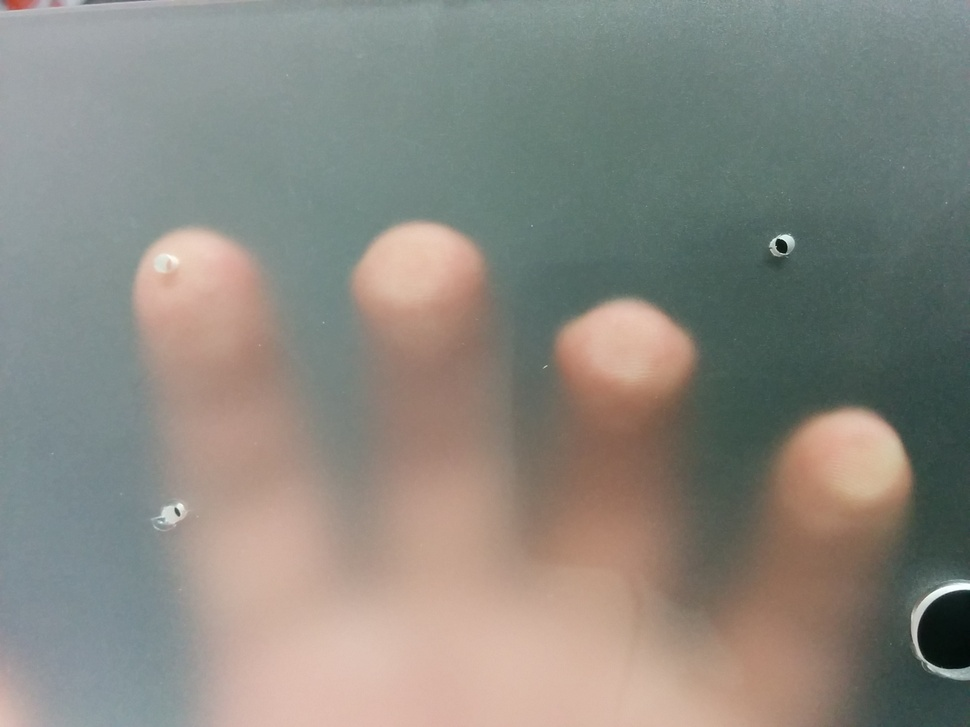
//> input picture test_data/blob1.jpg, 970 x 727 px, shrunk from 2048 x 1536 before the run
$ ./detect_blobs -i=../test_data/blob1.jpg   (built with g++ and OpenCV 4)
//> lines starting //> are read from the running program, lines starting //| are printed output that depends on the picture; after the words box and inside, x2 and y2 are one past the last pixel; in counts of white or black regions, pixels touching at a corner belong together
//> further down, image is the input picture: 727 rows x 970 cols, CV_8UC3; mean B, G, R 128.2, 135.7, 137.5
// [30 lines of licence text are left out]


#include <opencv2/highgui/highgui.hpp>
#include <opencv2/features2d.hpp>
#include <opencv2/imgproc/imgproc.hpp>
#include <iostream>
#include <mrtable/parsers.hpp>
#include <chrono>

using namespace std;
using namespace cv;
using namespace mrtable::config;
using namespace std::chrono;

namespace {
const char* about = "Basic blob detection";
const char* keys  =
        "{h        |       | Print this help message }"
        "{v        |       | Input from video file, if ommited, input comes from camera }"
        "{i        |       | Input from a single image file }"
        "{ci       | 0     | Camera id if input doesnt come from video (-v) }"
        "{bp       |       | File of blob detector parameters }"
        "{op       |       | List of overridden blob detector parameters, i.e. blobColor=255,filterByArea=true}"
        "{o        |       | Output camera and detector parameters and preview renderings. File prefix is output_}"
        "{p        |       | Show preview in GUI window }"
        "{n        |       | Do not create a negative before detection}"
        "{verbose  |       | Verbose output of settings }";
}

typedef struct result_t {
    long int frames;
    long int detected;
    long int elapsed;
} result_t;

bool preview;
bool output;
bool verbose;
bool nonnegative;

SimpleBlobDetector::Params params; // =  SimpleBlobDetector::Params::Params() ;
Ptr< SimpleBlobDetector > detector;
vector< KeyPoint > keypoints;

void outputResults(result_t result) {
    cout << "Frames processed: " << result.frames << endl;
    cout << "Milliseconds elapsed: " << result.elapsed << endl;
    cout << "Blobs detected: " << result.detected << endl;
    cout << "Average frames per second: " << (result.frames * 1000.0 / result.elapsed) << endl;
    cout << "Average blobs detected per frame: " << (result.detected * 1.0 / result.frames) << endl;
}

// [8 lines left out: function getFilename, not called in this run]

result_t processImage(Mat image, Mat* imageCopy) {
    steady_clock::time_point detectBegin = steady_clock::now();

    // detect markers and estimate pose
    cvtColor(image, image, CV_BGR2GRAY);
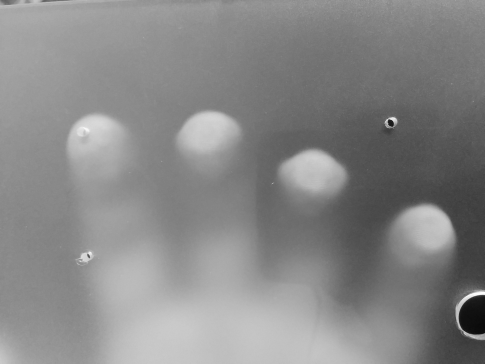
//> image: 727 rows x 970 cols, CV_8UC1 (shown at 1/2 size); min 7, max 253, mean 135.4
    if (!nonnegative) {
        bitwise_not(image, image);
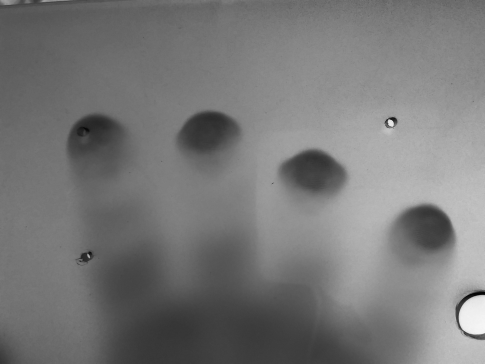
//> image: 727 rows x 970 cols, CV_8UC1 (shown at 1/2 size); min 2, max 248, mean 119.6
    }
    threshold(image, image, 0, 255, CV_THRESH_BINARY | CV_THRESH_OTSU);
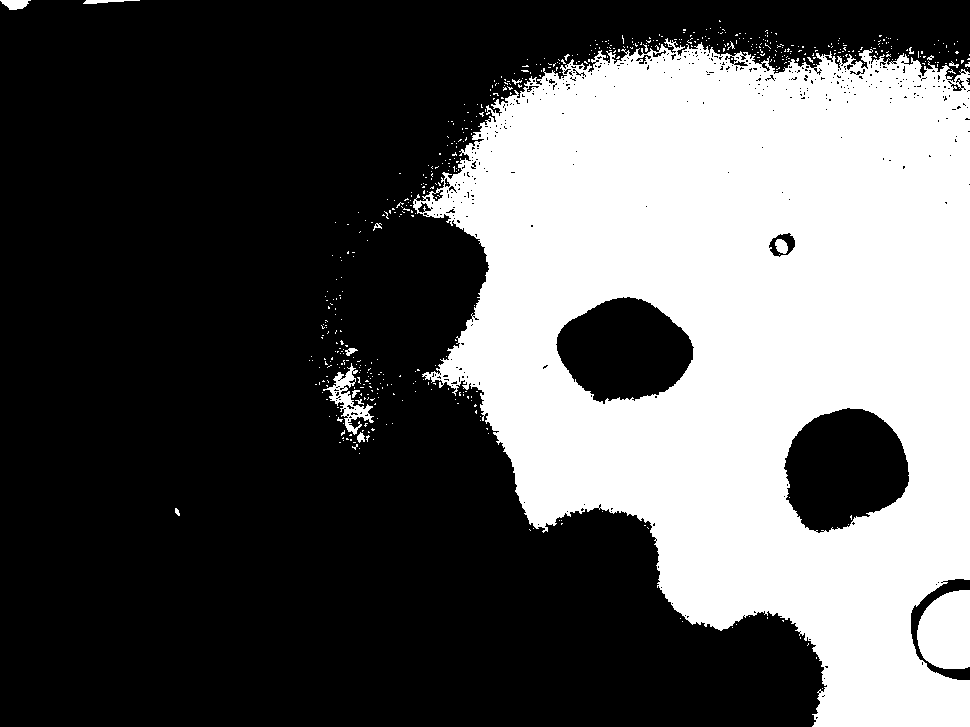
//> image: 727 rows x 970 cols, CV_8UC1; 35.5% white; 568 white regions (552 under 20 px), largest, box (x1, y1, x2, y2) and area: (413, 38, 970, 727) 243396, (917, 590, 970, 669) 3498, (323, 363, 374, 435) 1011
    detector->detect( image, keypoints );
//> keypoints = 0 keypoints
    steady_clock::time_point detectEnd = steady_clock::now();
    long elapsed = duration_cast<milliseconds>(detectEnd - detectBegin).count();

    // draw results
    if (imageCopy) {
        drawKeypoints( image, keypoints, *imageCopy, Scalar(0, 0, 255), DrawMatchesFlags::DRAW_RICH_KEYPOINTS);
    }

    result_t result;
    result.frames = 1;
    result.elapsed = elapsed;
    result.detected = keypoints.size();
//> result.detected = 0

    return result;
}

/**
 */
int main(int argc, char *argv[]) {
    CommandLineParser parser(argc, argv, keys);
    parser.about(about);

    if (parser.has("h")) {
        parser.printMessage();
        return 0;
    }

    if(argc < 0) {
        parser.printMessage();
        return 0;
    }

    int camId = parser.get<int>("ci");

    preview = parser.has("p");
    output = parser.has("o");
    verbose = parser.has("verbose");
    nonnegative = parser.has("n");
    String overrideParameters = parser.get<String>("op");

    if(parser.has("bp")) {
        bool readOk = readBlobParameters(parser.get<string>("bp"), &params);
        if(!readOk) {
            cerr << "Invalid blob detector parameters file" << endl;
            return 0;
        }
    }

    if(!parser.check()) {
        parser.printErrors();
        return 0;
    }

    if (!overrideParameters.empty()) {
        parseBlobParameters(overrideParameters.c_str(), &params);
    }

    if (verbose) {
        cout << params;
    }

    if(output) {
        writeBlobParameters("output_blobParams.xml", &params);
    }

    detector = SimpleBlobDetector::create(params);

    if (parser.has("i")) {
        string filename = parser.get<String>("i");
        Mat image, imageCopy;
        image = imread(filename);
        result_t result = processImage(image, &imageCopy);
        if (output) {
            imwrite("output_" + getFilename(filename), imageCopy);
        }
        if (preview) {
            cout << "Press the Escape key to continue..." << endl;
            imshow("out", imageCopy);
            char key = (char)waitKey(0);
        }
        outputResults(result);
//| Frames processed: 1
//| Blobs detected: 0
//| Average blobs detected per frame: 0
        return 0;
//> (the program exits here)
